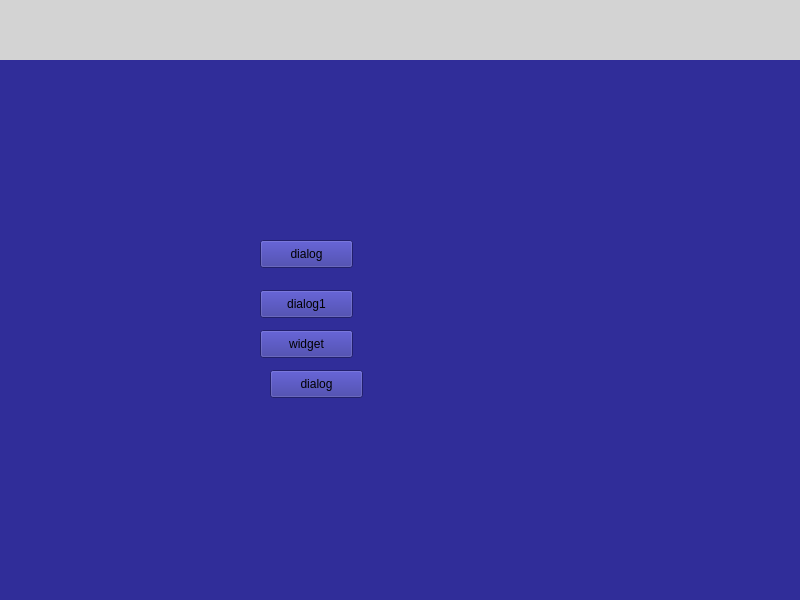
<?xml version="1.0" encoding="UTF-8"?>
<ui version="4.0">
 <class>Widget</class>
 <widget class="QWidget" name="Widget">
  <property name="geometry">
   <rect>
    <x>0</x>
    <y>0</y>
    <width>800</width>
    <height>600</height>
   </rect>
  </property>
  <property name="windowTitle">
   <string>Widget</string>
  </property>
  <property name="styleSheet">
   <string notr="true">background-color: rgb(48, 45, 153);</string>
  </property>
  <layout class="QVBoxLayout" name="verticalLayout">
   <property name="spacing">
    <number>0</number>
   </property>
   <property name="leftMargin">
    <number>0</number>
   </property>
   <property name="topMargin">
    <number>0</number>
   </property>
   <property name="rightMargin">
    <number>0</number>
   </property>
   <property name="bottomMargin">
    <number>0</number>
   </property>
   <item>
    <widget class="LessTitleBar" name="widgetTitlebar" native="true">
     <property name="minimumSize">
      <size>
       <width>0</width>
       <height>60</height>
      </size>
     </property>
     <property name="maximumSize">
      <size>
       <width>16777215</width>
       <height>60</height>
      </size>
     </property>
     <property name="styleSheet">
      <string notr="true">background-color: rgb(211, 211, 211);</string>
     </property>
     <layout class="QHBoxLayout" name="horizontalLayout"/>
    </widget>
   </item>
   <item>
    <widget class="QWidget" name="widget_2" native="true">
     <property name="styleSheet">
      <string notr="true"/>
     </property>
     <widget class="QPushButton" name="pushButton">
      <property name="geometry">
       <rect>
        <x>260</x>
        <y>180</y>
        <width>93</width>
        <height>28</height>
       </rect>
      </property>
      <property name="text">
       <string>dialog</string>
      </property>
     </widget>
     <widget class="QPushButton" name="pushButton_2">
      <property name="geometry">
       <rect>
        <x>260</x>
        <y>230</y>
        <width>93</width>
        <height>28</height>
       </rect>
      </property>
      <property name="text">
       <string>dialog1</string>
      </property>
     </widget>
     <widget class="QPushButton" name="pushButton_3">
      <property name="geometry">
       <rect>
        <x>260</x>
        <y>270</y>
        <width>93</width>
        <height>28</height>
       </rect>
      </property>
      <property name="text">
       <string>widget</string>
      </property>
     </widget>
     <widget class="QPushButton" name="pushButton_4">
      <property name="geometry">
       <rect>
        <x>270</x>
        <y>310</y>
        <width>93</width>
        <height>28</height>
       </rect>
      </property>
      <property name="text">
       <string>dialog</string>
      </property>
     </widget>
    </widget>
   </item>
  </layout>
 </widget>
 <customwidgets>
  <customwidget>
   <class>LessTitleBar</class>
   <extends>QWidget</extends>
   <header>framelesswindow/lesstitlebar.h</header>
   <container>1</container>
  </customwidget>
 </customwidgets>
 <resources/>
 <connections/>
</ui>
